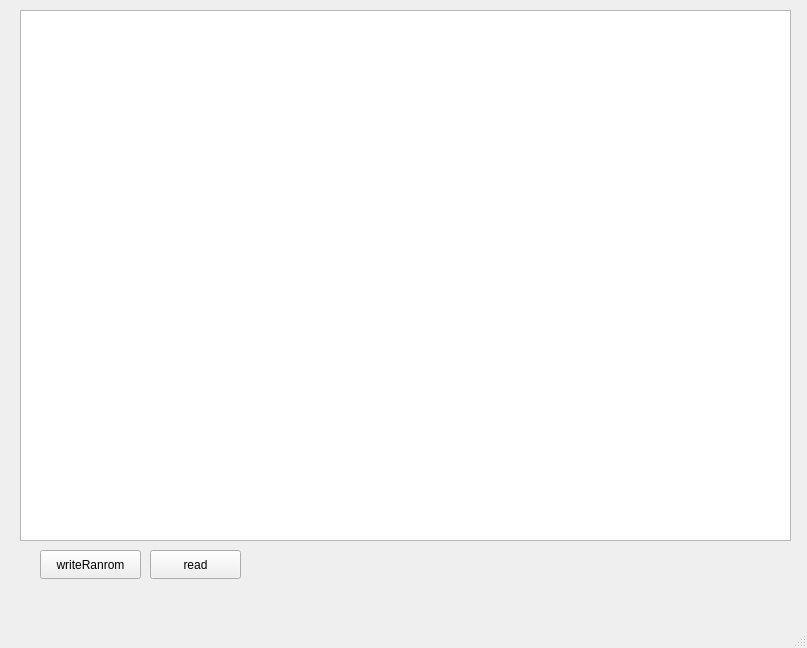
<?xml version="1.0" encoding="UTF-8"?>
<ui version="4.0">
 <class>MainWindow</class>
 <widget class="QMainWindow" name="MainWindow">
  <property name="geometry">
   <rect>
    <x>0</x>
    <y>0</y>
    <width>807</width>
    <height>648</height>
   </rect>
  </property>
  <property name="windowTitle">
   <string>MainWindow</string>
  </property>
  <widget class="QWidget" name="centralwidget">
   <widget class="QTreeView" name="treeView">
    <property name="geometry">
     <rect>
      <x>20</x>
      <y>10</y>
      <width>771</width>
      <height>531</height>
     </rect>
    </property>
   </widget>
   <widget class="QPushButton" name="pushButton">
    <property name="geometry">
     <rect>
      <x>40</x>
      <y>550</y>
      <width>101</width>
      <height>29</height>
     </rect>
    </property>
    <property name="text">
     <string>writeRanrom</string>
    </property>
   </widget>
   <widget class="QPushButton" name="pushButton_2">
    <property name="geometry">
     <rect>
      <x>150</x>
      <y>550</y>
      <width>91</width>
      <height>29</height>
     </rect>
    </property>
    <property name="text">
     <string>read</string>
    </property>
   </widget>
  </widget>
  <widget class="QStatusBar" name="statusbar"/>
  <widget class="QMenuBar" name="menubar">
   <property name="geometry">
    <rect>
     <x>0</x>
     <y>0</y>
     <width>807</width>
     <height>25</height>
    </rect>
   </property>
  </widget>
 </widget>
 <resources/>
 <connections/>
</ui>
